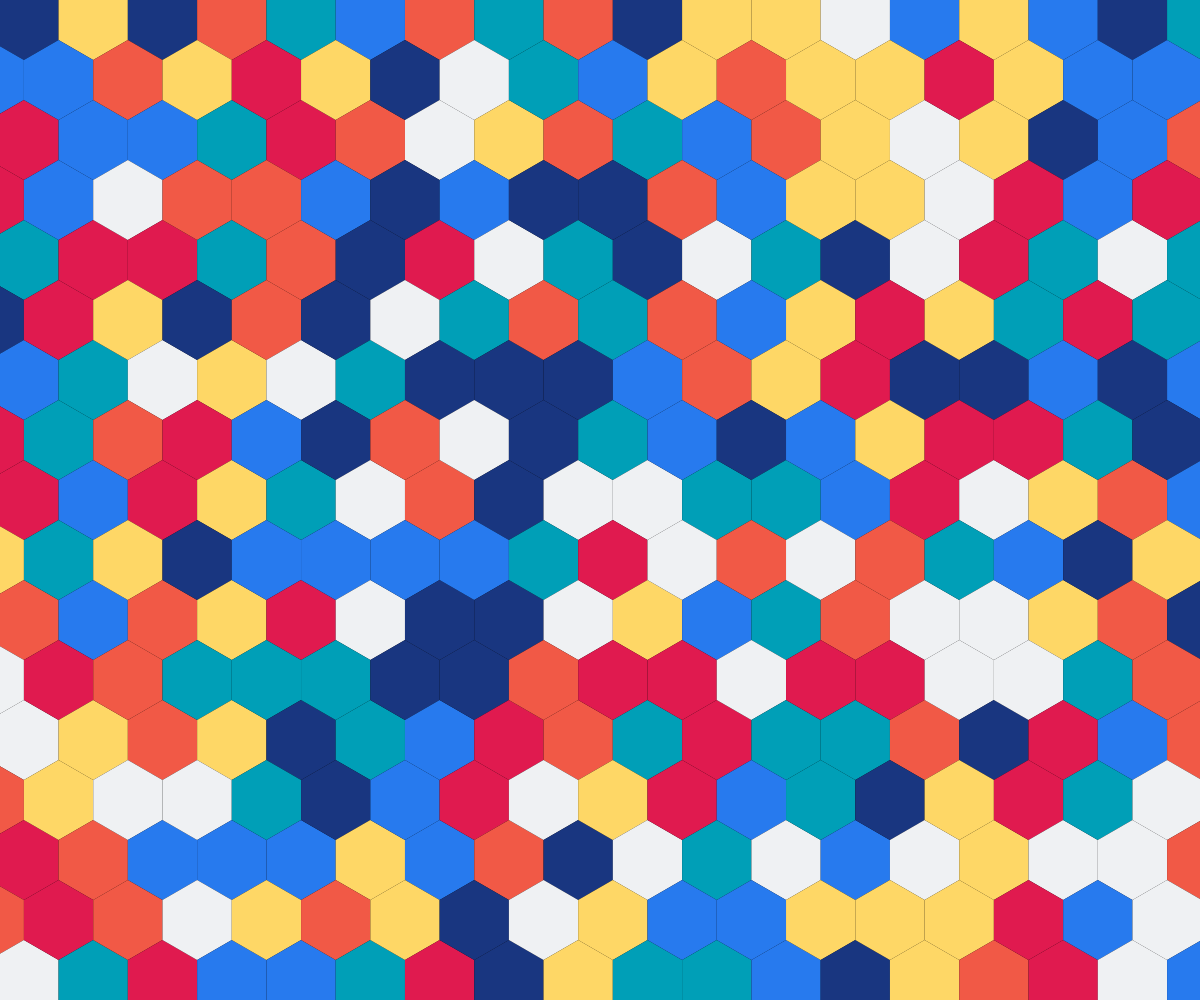
Frame 1 (no input)
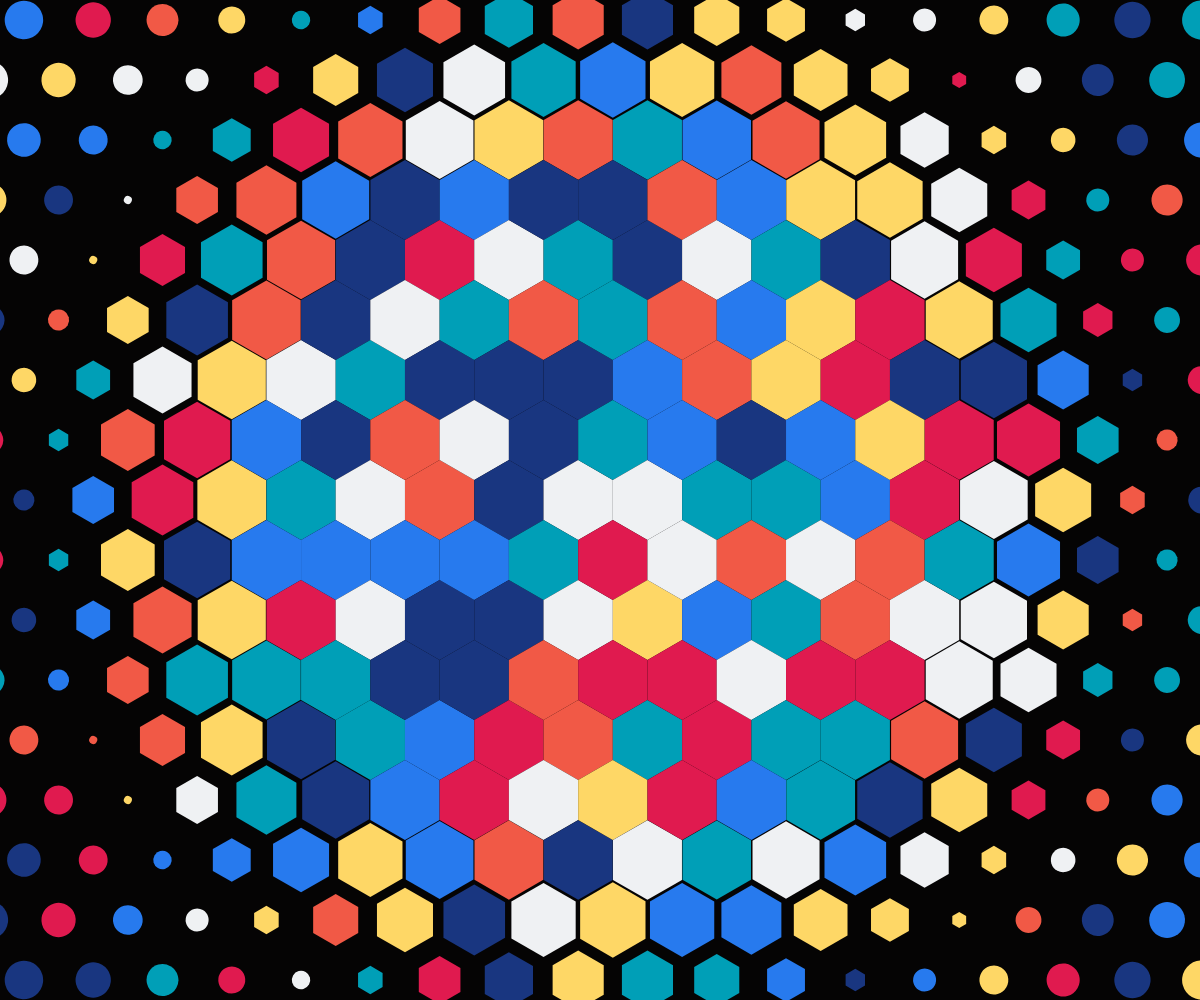
Frame 60 (no input)
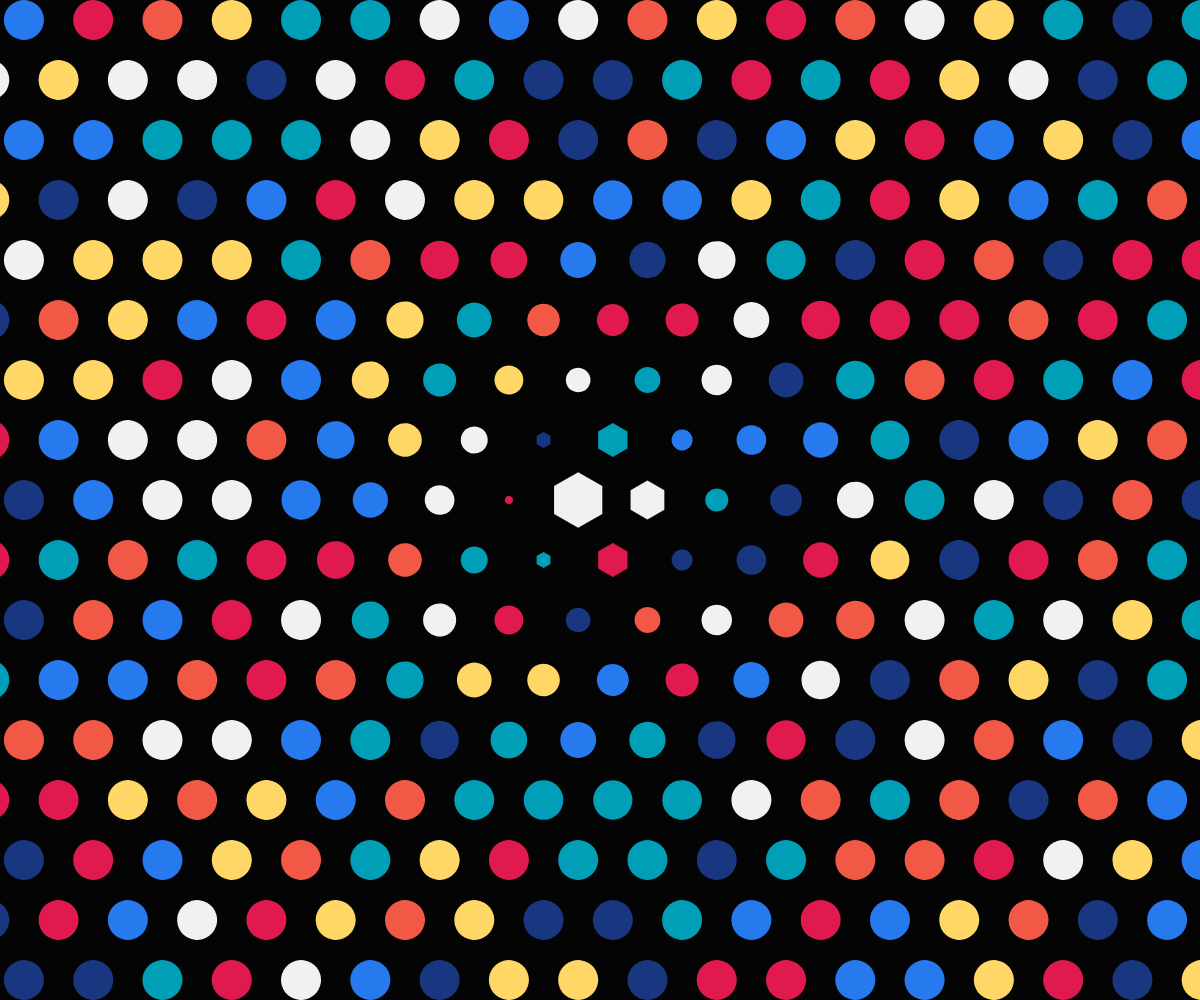
Frame 120 (the mouse pressed at the canvas centre since frame 60)

The p5.js sketch that drew these frames (run headless with seeded random() and noise() and a simulated clock; from frame 60 on, the mouse is pressed at the canvas centre):

// p5.js sketch
// ── sketch.js
/*
By Okazz 2025
*/
let palette = ['#fed766', '#009fb7', '#eff1f3', '#e01a4f', '#f15946', '#193680', '#277AEE'];
let ctx;
let centerX, centerY;
let shapes = [];

// --- 選單變數 ---
let menuX;
const menuWidth = 250; // 選單寬度
const menuItems = ['第一單元作品', '第一單元講義', '測驗系統'];
const triggerArea = 200; // 觸發選單的區域寬度
// -----------------

function setup() {
	createCanvas(windowWidth, windowHeight);
	document.body.style.backgroundColor = '#000';
	rectMode(CENTER);
	colorMode(HSB, 360, 100, 100, 100);
	ctx = drawingContext;
	centerX = width / 2;
	centerY = height / 2;

	// 初始化選單位置為隱藏狀態
	menuX = -menuWidth;

	tiling();
}

function draw() {
	background('#050404');

	// 更新並顯示圖形
	for (let i of shapes) {
		i.run();
	}

	// --- 選單邏輯 ---
	// 根據滑鼠位置決定選單的目標位置
	let targetMenuX = (mouseX < triggerArea && mouseX > 0) ? 0 : -menuWidth;

	// 使用 lerp 函數讓選單平滑移動
	menuX = lerp(menuX, targetMenuX, 0.1);

	// 繪製選單
	drawMenu();

	// --- 滑鼠指標邏輯 ---
	let onMenuItem = false;
	// 檢查滑鼠是否在展開的選單上
	if (menuX > -menuWidth && mouseX < menuX + menuWidth) {
		for (let i = 0; i < menuItems.length; i++) {
			let itemTop = 40 + i * 60;
			let itemBottom = itemTop + 60;
			if (mouseY > itemTop && mouseY < itemBottom) {
				onMenuItem = true;
				break; // 找到一個符合就跳出迴圈
			}
		}
	}
	// 根據是否在選項上改變滑鼠指標
	cursor(onMenuItem ? HAND : ARROW);
	// -----------------
}

function tiling() {
	let c = 15;
	let w = width / c;
	for (let i = -1.5; i < c; i += cos(PI / 6)) {
		for (let j = -1; j <= c; j += cos(PI / 3) * 3) {
			let x = i * w + w / 2;
			let y = j * w + w / 2;
			shapes.push(new Shape(x, y, w));
			shapes.push(new Shape(x + w / 2 * cos(PI / 6), y + w * 1.5 * cos(PI / 3), w));
		}
	}
}

function drawMenu() {
	push();
	// 將原點移到選單的當前位置
	translate(menuX, 0);

	// 繪製選單背景
	fill(20, 80); // 半透明深灰色背景
	noStroke();
	rectMode(CORNER);
	rect(0, 0, menuWidth, height);

	// 繪製選單文字
	textSize(32);
	textAlign(LEFT, TOP);
	for (let i = 0; i < menuItems.length; i++) {
		let itemTop = 40 + i * 60;
		let itemBottom = itemTop + 60; // 每個選項的點擊高度設為 60px

		// 檢查滑鼠是否懸停在該選項上
		if (mouseX > menuX && mouseX < menuX + menuWidth && mouseY > itemTop && mouseY < itemBottom) {
			fill('rgba(255, 0, 0, 0.75)'); // 懸停時為 75% 透明度的紅色
		} else {
			fill(255); // 預設為白色
		}
		text(menuItems[i], 20, itemTop);
	}
	pop();
}

function mousePressed() {
	// 檢查選單是否可見 (menuX > -menuWidth 代表選單已滑出或正在滑出)
	// 並且滑鼠在選單的寬度範圍內
	if (menuX > -menuWidth && mouseX < menuX + menuWidth) {

		// 檢查是否點擊到 "第一單元作品"
		// y 座標在 40 到 40+60 (行高) 之間
		if (mouseY > 40 && mouseY < 100) {
			// 呼叫顯示 iframe 的函數，並傳入作品網址
			showIframe('https://kobe9385-debug.github.io/20251020/');
		}
		// 檢查是否點擊到 "第一單元講義"
		// y 座標在 100 到 100+60 (行高) 之間
		else if (mouseY > 100 && mouseY < 160) {
			// 呼叫顯示 iframe 的函數，並傳入講義網址
			showIframe('https://hackmd.io/@KN034512/B1punJ96ll');
		}
		// 檢查是否點擊到 "測驗系統"
		// y 座標在 160 到 160+60 (行高) 之間
		else if (mouseY > 160 && mouseY < 220) {
			showIframe('https://kobe9385-debug.github.io/20251103/');
		}
	}
}

function showIframe(url) {
	// 如果 iframe 已經存在，就不要再建立了
	if (document.getElementById('content-iframe')) {
		return;
	}

	// 建立 iframe 元素
	let iframe = document.createElement('iframe');
	iframe.id = 'content-iframe';
	iframe.src = url;
	// 設定 iframe 樣式
	iframe.style.position = 'fixed';
	iframe.style.top = '50%';
	iframe.style.left = '50%';
	iframe.style.transform = 'translate(-50%, -50%)';
	iframe.style.width = '70vw'; // 寬度改為 70% 視窗寬
	iframe.style.height = '85vh'; // 高度改為 85% 視窗高
	iframe.style.border = '2px solid #fed766';
	iframe.style.zIndex = '100'; // 確保在 canvas 之上

	// 建立關閉按鈕
	let closeButton = document.createElement('button');
	closeButton.id = 'close-button';
	closeButton.innerText = 'X';
	// 設定按鈕樣式
	closeButton.style.position = 'fixed';
	closeButton.style.top = 'calc(7.5vh - 20px)'; // (100vh - 85vh)/2 = 7.5vh
	closeButton.style.right = 'calc(15vw - 20px)'; // (100vw - 70vw)/2 = 15vw
	closeButton.style.zIndex = '101'; // 在 iframe 之上
	closeButton.style.cursor = 'pointer';

	// 設定關閉按鈕的點擊事件
	closeButton.onclick = () => {
		document.body.removeChild(iframe);
		document.body.removeChild(closeButton);
	};

	// 將 iframe 和按鈕加入到 body 中
	document.body.appendChild(iframe);
	document.body.appendChild(closeButton);
}
/*------------------------------------------------------------------------------------------*/


class Shape {
	constructor(x, y, w) {
		this.x = x;
		this.y = y;
		this.w = w;
		this.currentW = w;
		this.shapeType = 0;
		let dst = dist(centerX, centerY, x, y);
		this.timer = -int(map(dst, 0, sqrt(sq(width/2) + sq(height/2)), 100, 0));
		this.t1 = 30;
		this.t2 = this.t1 + 30;
		this.t3 = this.t2 + 120;
		this.clr = random(palette);
	}

	show() {
		push();
		translate(this.x, this.y);
		rotate(PI / 6);
		fill(this.clr);
		noStroke();
		if (this.shapeType == 0) {
			beginShape();
			for (let a = 0; a < TAU; a += (TAU / 6)) {
				vertex(this.currentW * 0.5 * cos(a), this.currentW * 0.5 * sin(a));
			}
			endShape();
		} else if (this.shapeType == 1) {
			circle(0, 0, this.currentW * 0.5);
		} else if (this.shapeType == 2) {
			rect(0, 0, this.currentW * 0.75, this.currentW * 0.9);
		} else if (this.shapeType == 3) {
			beginShape();
			for (let a = 0; a < TAU; a += (TAU / 3)) {
				vertex(this.currentW * 0.5 * cos(a), this.currentW * 0.5 * sin(a));
			}
			endShape();
		}

		noStroke();
		fill('#00000050');
		pop();
	}

	update() {
		if (0 < this.timer && this.timer < this.t1) {
			let nrm = norm(this.timer, 0, this.t1 - 1);
			this.currentW = lerp(this.w, this.w * 0.2, nrm ** 3);
		} else if (this.t1 < this.timer && this.timer < this.t2) {
			let nrm = norm(this.timer, this.t1, this.t2 - 1);
			this.currentW = lerp(this.w * 0.2, this.w, nrm ** (1 / 3));
		}
		if (this.timer == this.t1) {
			this.shapeType++;
			if (this.shapeType == 4) {
				this.shapeType = 0;
			}
			this.clr = random(palette);

		}
		if (this.timer > this.t3) {
			this.timer = 0;
		}
		this.timer++;
	}

	run() {
		this.show();
		this.update();
	}
}
